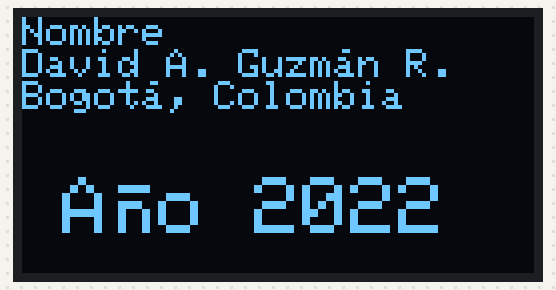
A sketch run on a simulated Arduino Uno, built with avr-gcc and run on an emulated ATmega328P. Shown: 128×64 one-colour display.

Above: at 0.4 s.

The sketch:

oled_sh1106_i2c_escribe_nombre.ino
```cpp
/*  oled_sh1106_i2c_escribe_nombre
 *
 * Usando pantalla OLED SH1106 I2C 128x64px
 * David Guzmán
 * Junio de 2022
 *
 * Escribe un texto (nombre) en pantalla OLED.
 *
 * Basado en ejemplo SH1106_128x64_i2c_QTPY de
 * biblioteca Adafruit SH100X.
 *
 * Conexiones:
 *    OLED      Arduino UNO
 *    VCC  --   5V
 *    GND  --   GND
 *    SCK  --   A5
 *    SDA  --   A4
 *
 */
#include <SPI.h>
#include <Wire.h>
#include <Adafruit_GFX.h>
#include <Adafruit_SH110X.h>

/* Uncomment the initialize the I2C address , uncomment only one, If you get a totally blank screen try the other*/
#define i2c_Address 0x3c //initialize with the I2C addr 0x3C Typically eBay OLED's
//#define i2c_Address 0x3d //initialize with the I2C addr 0x3D Typically Adafruit OLED's

#define SCREEN_WIDTH 128 // OLED display width, in pixels
#define SCREEN_HEIGHT 64 // OLED display height, in pixels
#define OLED_RESET -1   //   QT-PY / XIAO
Adafruit_SH1106G display = Adafruit_SH1106G(SCREEN_WIDTH, SCREEN_HEIGHT, &Wire, OLED_RESET);

void setup() {
  delay(250); // wait for the OLED to power up
  display.begin(i2c_Address, true); // Address 0x3C default

  display.clearDisplay(); //limpia contenido de pantalla

  display.setTextSize(1); //asigna tamaño de la fuente. Debe ser número entero.
  display.setTextColor(SH110X_WHITE); //color de texto
  display.setCursor(0, 0);  //posición de inicio de texto, coordenadas x,y

  display.println("Nombre");  //println imprime texto y agrega un salto de línea
  display.print("David A.");     //print imprime texto sin agregar salto de línea
  display.print(" ");
  display.print("Guzm");
  display.print(char(0x86));  //caracter 0x86 = á
  display.println("n R.");    //termina con salto de línea
  display.print("Bogot");
  display.print(char(0x86));  //caracter 0x86 = á
  display.print(", Colombia");

  display.setCursor(10, 40);  //posición de inicio de texto, coordenadas x,y
  display.setTextSize(2); //tamaño doble
  display.print("A");
  display.print(char(0xA4));  //caracter 0xA4 = ñ
  display.print("o ");
  display.print(2022);    //imprime un número

  display.display();  //muestra contenido en pantalla. Sin ella, no dibuja.
}

void loop() {
  // vacío
}
```
